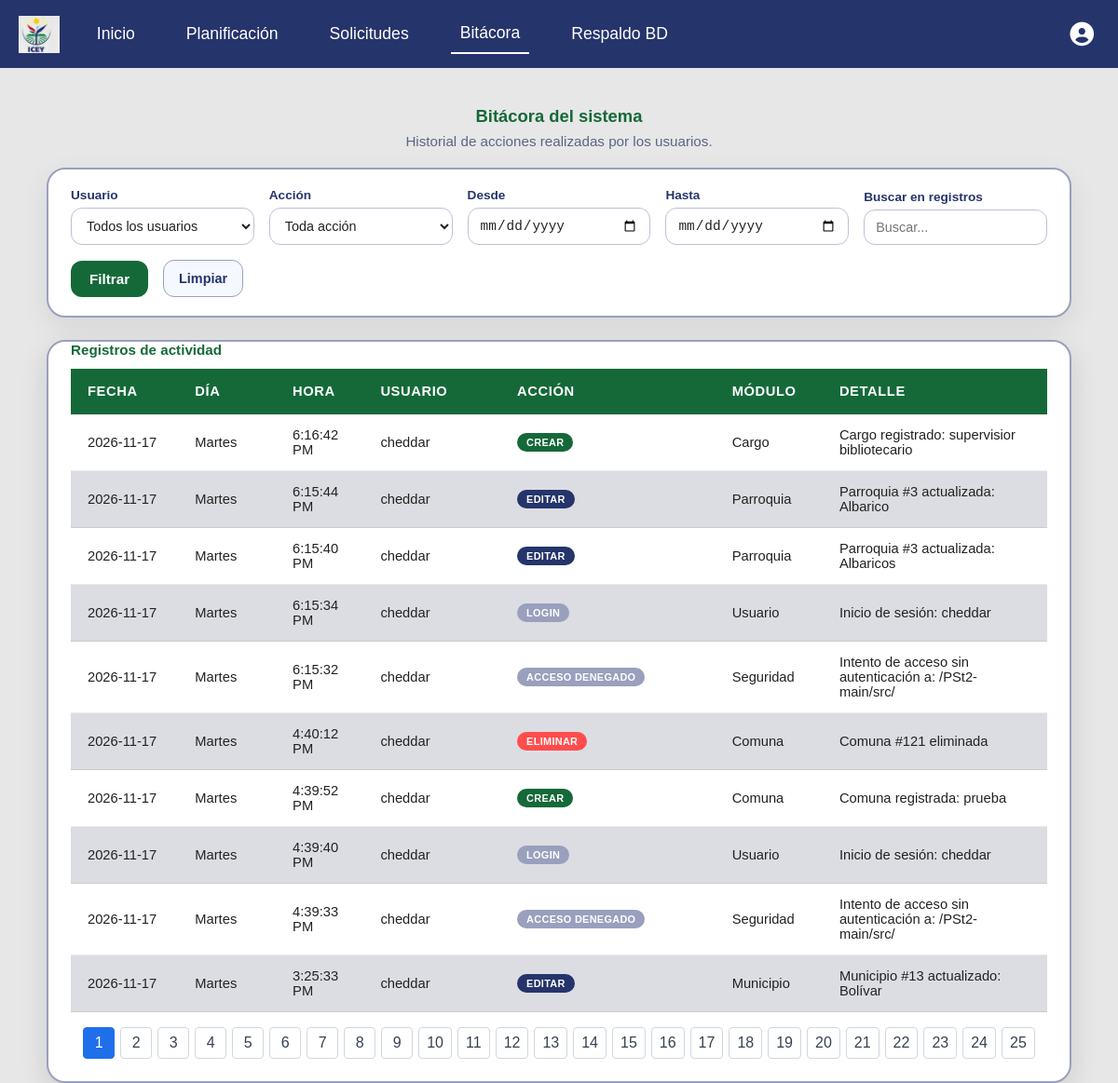
/bitacora.php (signed in), run on the app's committed database.
### tables this page shows
CREATE TABLE `bitacora` (
  `id` int(10) NOT NULL AUTO_INCREMENT,
  `nom_dia` varchar(15) NOT NULL,
  `fecha` date NOT NULL,
  `hora` time NOT NULL,
  `id_usu` int(10) DEFAULT NULL,
  `accion` varchar(30) NOT NULL,
  `descripcion` varchar(50) NOT NULL,
  `detalle` text NOT NULL,
  PRIMARY KEY (`id`),
  KEY `id_usu` (`id_usu`),
  KEY `fecha` (`fecha`),
  CONSTRAINT `bitacora_ibfk_1` FOREIGN KEY (`id_usu`) REFERENCES `usuario` (`id`) ON DELETE CASCADE
);

### modelos/modelo_bitacora.php (called while the page is built, shortened)
<?php
function obtener_bitacora($conex, $filtros = []) {
    $params = [];
        $sql = "SELECT b.id, b.nom_dia, b.fecha, b.hora, b.id_usu, b.accion, b.descripcion, b.detalle,
                 COALESCE(u.nombre, 'No autenticado') AS nombre_usuario
            FROM bitacora b
             LEFT JOIN usuario u ON u.id = b.id_usu";
    $sql .= " ORDER BY b.fecha DESC, b.hora DESC, b.id DESC";
    try {
        $stmt = $conex->prepare($sql);
        $stmt->execute($params);
        return $stmt->fetchAll(PDO::FETCH_ASSOC);
    } catch (PDOException $e) {
        error_log("Fallo al consultar bitácora: " . $e->getMessage());
        return [];
    }
}
?>

### src/bitacora.php (the view, shortened to what this page needs)
<?php
require_once __DIR__ . '/../modelos/modelo_bitacora.php';
$conex = Conexion::conectar();
$filtros = [
    'id_usu'      => $_GET['id_usu']      ?? '',
    'accion'      => $_GET['accion']      ?? '',
    'fecha_desde' => $_GET['fecha_desde'] ?? '',
    'fecha_hasta' => $_GET['fecha_hasta'] ?? '',
];
$busqueda = isset($_GET['q']) && is_string($_GET['q']) ? trim($_GET['q']) : '';
$registros = obtener_bitacora($conex, $filtros);
$registrosPorPagina = 10;
$paginaActual = max(1, intval($_GET['page'] ?? 1));
$totalPaginas = max(1, (int)ceil(count($registros) / $registrosPorPagina));
$paginaActual = min($paginaActual, $totalPaginas);
$registros = array_slice($registros, ($paginaActual - 1) * $registrosPorPagina, $registrosPorPagina);
?>
<!DOCTYPE html>
<html lang="es">
<head>
    <link rel="stylesheet" href="./css/main.css">
    <link rel="stylesheet" href="./css/bitacora.css">
    <link rel="stylesheet" href="https://cdnjs.cloudflare.com/ajax/libs/font-awesome/6.5.1/css/all.min.css">
</head>
<body>
<?php require_once __DIR__ . '/../include/header.php'; ?>
<main class="container__bitacora">
    <h1 class="bitacora__title">Bitácora del sistema</h1>
    <p class="bitacora__subtitle">Historial de acciones realizadas por los usuarios.</p>
    <form method="GET" action="bitacora.php" class="bitacora__filtros">
        <div class="campo">
            <label for="id_usu">Usuario</label>
            <select name="id_usu" id="id_usu">
                <option value="">Todos los usuarios</option>
            </select>
        </div>
        <div class="campo">
            <label for="accion">Acción</label>
            <select name="accion" id="accion">
                <option value="">Toda acción</option>
            </select>
        </div>
        <div class="campo">
            <label for="fecha_desde">Desde</label>
            <input type="date" name="fecha_desde" id="fecha_desde" value="<?= htmlspecialchars($filtros['fecha_desde']) ?>">
        </div>
        <div class="campo">
            <label for="fecha_hasta">Hasta</label>
            <input type="date" name="fecha_hasta" id="fecha_hasta" value="<?= htmlspecialchars($filtros['fecha_hasta']) ?>">
        </div>
        <div class="campo">
            <label for="q">Buscar en registros</label>
            <input type="search" name="q" id="q" value="<?= htmlspecialchars($busqueda, ENT_QUOTES, 'UTF-8') ?>" placeholder="Buscar...">
        </div>
        <button type="submit">Filtrar</button>
        <a href="bitacora.php" class="bitacora__limpiar">Limpiar</a>
    </form>
    <div class="tabla__container bitacora__tabla-wrap">
        <table class="bitacora__tabla">
            <caption class="tabla-planificacion__caption">Registros de actividad</caption>
            <thead>
                <tr>
                    <th class="col-fecha">Fecha</th>
                    <th class="col-dia">Día</th>
                    <th class="col-hora">Hora</th>
                    <th class="col-usuario">Usuario</th>
                    <th class="col-accion">Acción</th>
                    <th class="col-modulo">Módulo</th>
                    <th class="col-detalle">Detalle</th>
                </tr>
            </thead>
            <tbody>
                <?php if (empty($registros)): ?>
                    <tr>
                        <td colspan="7" class="bitacora__vacio">No hay registros de bitácora para los filtros seleccionados.</td>
                    </tr>
                <?php else: ?>
                    <?php foreach ($registros as $r):
                        switch (strtolower($r['accion'])) {
                            case 'crear':    $accionClase = 'bitacora__badge--crear';    break;
                            case 'editar':   $accionClase = 'bitacora__badge--editar';   break;
                            case 'eliminar': $accionClase = 'bitacora__badge--eliminar'; break;
                            default:         $accionClase = 'bitacora__badge--login';    break;
                        }
                    ?>
                        <tr>
                            <td data-label="Fecha"><?= htmlspecialchars($r['fecha']) ?></td>
                            <td data-label="Día"><?= htmlspecialchars($r['nom_dia']) ?></td>
                            <td data-label="Hora"><?= htmlspecialchars(date('g:i:s A', strtotime($r['hora']))) ?></td>
                            <td data-label="Usuario"><?= htmlspecialchars($r['nombre_usuario']) ?></td>
                            <td data-label="Acción">
                                <span class="bitacora__badge <?= $accionClase ?>"><?= htmlspecialchars($r['accion']) ?></span>
                            </td>
                            <td data-label="Módulo"><?= htmlspecialchars($r['descripcion']) ?></td>
                            <td data-label="Detalle"><?= htmlspecialchars($r['detalle']) ?></td>
                        </tr>
                    <?php endforeach; ?>
                <?php endif; ?>
            </tbody>
        </table>
        <?php if ($totalPaginas > 1): ?>
            <nav class="paginacion" aria-label="Páginas de bitácora">
                <?php for ($pagina = 1; $pagina <= $totalPaginas; $pagina++): ?>
                    <?php $parametrosPagina = array_merge($filtros, ['q' => $busqueda, 'page' => $pagina]); ?>
                    <a href="?<?php echo htmlspecialchars(http_build_query($parametrosPagina), ENT_QUOTES, 'UTF-8'); ?>"
                       class="paginacion__pagina<?php echo $pagina === $paginaActual ? ' activa' : ''; ?>"
                       <?php echo $pagina === $paginaActual ? 'aria-current="page"' : ''; ?>>
                        <?php echo $pagina; ?>
                    </a>
                <?php endfor; ?>
            </nav>
        <?php endif; ?>
    </div>
</main>
</body>
</html>

### src/css/main.css (style rules this page uses)
.paginacion { display: flex; justify-content: center; gap: 6px; margin-top: 16px; }
.paginacion__pagina { display: inline-flex; align-items: center; justify-content: center; min-width: 34px; height: 34px; padding: 0 8px; border: 1px solid #d0d7de; border-radius: 4px; background: #fff; color: #374151; cursor: pointer; font: inherit; text-decoration: none; }
.paginacion__pagina:hover, .paginacion__pagina.activa { background: #1f6feb; border-color: #1f6feb; color: #fff; }
* { margin: 0; padding: 0; box-sizing: border-box; }
html, body { box-sizing: border-box; margin: 0; background-color: #e7e7e7; font-family: sans-serif; }
.tabla__container { display: block; margin: 0 auto; height: auto; width: 100%; max-width: 100%; background-color: #ffffff; box-shadow: 0px 10px 30px rgba(0, 0, 0, 0.12); padding: 0px 24px 24px; border-radius: 20px; margin-top: 15px; border: 2px solid #99a0be; overflow-x: auto; }
td, th { padding: 12px 14px; border-bottom: 1px solid rgba(0, 0, 0, 0.08); word-break: break-word; white-space: normal; overflow-wrap: anywhere; }
.tabla-planificacion__caption { caption-side: top; text-align: left; font-size: 0.95rem; font-weight: 700; color: #156939; margin-bottom: 12px; }
thead th { padding: 16px 18px; text-align: left; color: white; background-color: #156939; font-weight: 700; text-transform: uppercase; letter-spacing: 0.04em; }
td, th { padding: 16px 18px; border-bottom: 1px solid rgba(0, 0, 0, 0.08); }
tr { background-color: #ffffff; }
tbody tr:nth-child(even) { background-color: #dcdde2; }

### data on the page
bitacora: fecha "2026-11-17", nom_dia "Martes", hora "6:16:42 PM", nombre_usuario "cheddar", accion "CREAR", descripcion "Cargo", detalle "Cargo registrado: supervisior bibliotecario"
bitacora: fecha "2026-11-17", nom_dia "Martes", hora "6:15:44 PM", nombre_usuario "cheddar", accion "EDITAR", descripcion "Parroquia", detalle "Parroquia #3 actualizada: Albarico"
bitacora: fecha "2026-11-17", nom_dia "Martes", hora "6:15:40 PM", nombre_usuario "cheddar", accion "EDITAR", descripcion "Parroquia", detalle "Parroquia #3 actualizada: Albaricos"
bitacora: fecha "2026-11-17", nom_dia "Martes", hora "6:15:34 PM", nombre_usuario "cheddar", accion "LOGIN", descripcion "Usuario", detalle "Inicio de sesión: cheddar"
bitacora: fecha "2026-11-17", nom_dia "Martes", hora "6:15:32 PM", nombre_usuario "cheddar", accion "ACCESO DENEGADO", descripcion "Seguridad", detalle "Intento de acceso sin autenticación a: /PSt2-main/src/"
bitacora: fecha "2026-11-17", nom_dia "Martes", hora "4:40:12 PM", nombre_usuario "cheddar", accion "ELIMINAR", descripcion "Comuna", detalle "Comuna #121 eliminada"
bitacora: fecha "2026-11-17", nom_dia "Martes", hora "4:39:52 PM", nombre_usuario "cheddar", accion "CREAR", descripcion "Comuna", detalle "Comuna registrada: prueba"
bitacora: fecha "2026-11-17", nom_dia "Martes", hora "4:39:40 PM", nombre_usuario "cheddar", accion "LOGIN", descripcion "Usuario", detalle "Inicio de sesión: cheddar"
bitacora: fecha "2026-11-17", nom_dia "Martes", hora "4:39:33 PM", nombre_usuario "cheddar", accion "ACCESO DENEGADO", descripcion "Seguridad", detalle "Intento de acceso sin autenticación a: /PSt2-main/src/"
bitacora: fecha "2026-11-17", nom_dia "Martes", hora "3:25:33 PM", nombre_usuario "cheddar", accion "EDITAR", descripcion "Municipio", detalle "Municipio #13 actualizado: Bolívar"
